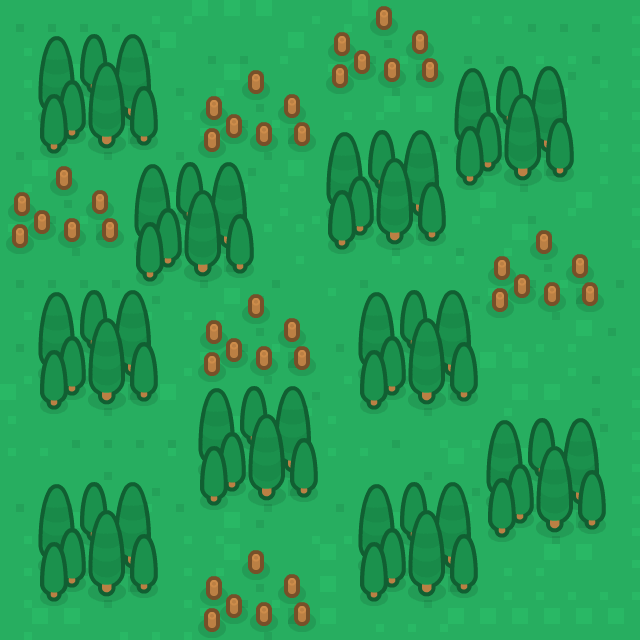

This is a level from a 2D game, rendered from its Tiled map with the project's own tilesets. A one-line summary and the map file follow, with tile-layer data summarised:
An orthogonal 20x20 tile map with 32x32 px tiles, 3 tile layers (ground, object bottom, objectTop) and 1 object (spawnPlayer).

<map version="1.2" tiledversion="1.3.3" orientation="orthogonal" renderorder="right-down" width="20" height="20" tilewidth="32" tileheight="32" infinite="0" nextlayerid="6" nextobjectid="2">
 <tileset firstgid="1" name="medievalRTS_spritesheet@2" tilewidth="32" tileheight="32" tilecount="1156" columns="34">
  <image source="RTS Medieval (120 assets)/Spritesheet/medievalRTS_spritesheet@2.png" width="1104" height="1100" />
  <tile id="662">
   <properties>
    <property name="collider" type="bool" value="true" />
   </properties>
  </tile>
  <tile id="663">
   <properties>
    <property name="collider" type="bool" value="true" />
   </properties>
  </tile>
  <tile id="664">
   <properties>
    <property name="collider" type="bool" value="true" />
   </properties>
  </tile>
  <tile id="665">
   <properties>
    <property name="collider" type="bool" value="true" />
   </properties>
  </tile>
 </tileset>
 <layer id="1" name="ground" width="20" height="20">
  <data>[400 cells, 400 non-empty, 15 distinct tile ids]</data>
 </layer>
 <objectgroup id="5" name="player">
  <object id="1" name="spawnPlayer" type="spawnPlayer" x="298.234" y="280.853">
   <point />
  </object>
 </objectgroup>
 <layer id="4" name="object bottom" width="20" height="20">
  <data>[400 cells, 112 non-empty, 16 distinct tile ids]</data>
 </layer>
 <layer id="3" name="objectTop" width="20" height="20">
  <data>[400 cells, 120 non-empty, 12 distinct tile ids]</data>
 </layer>
</map>
